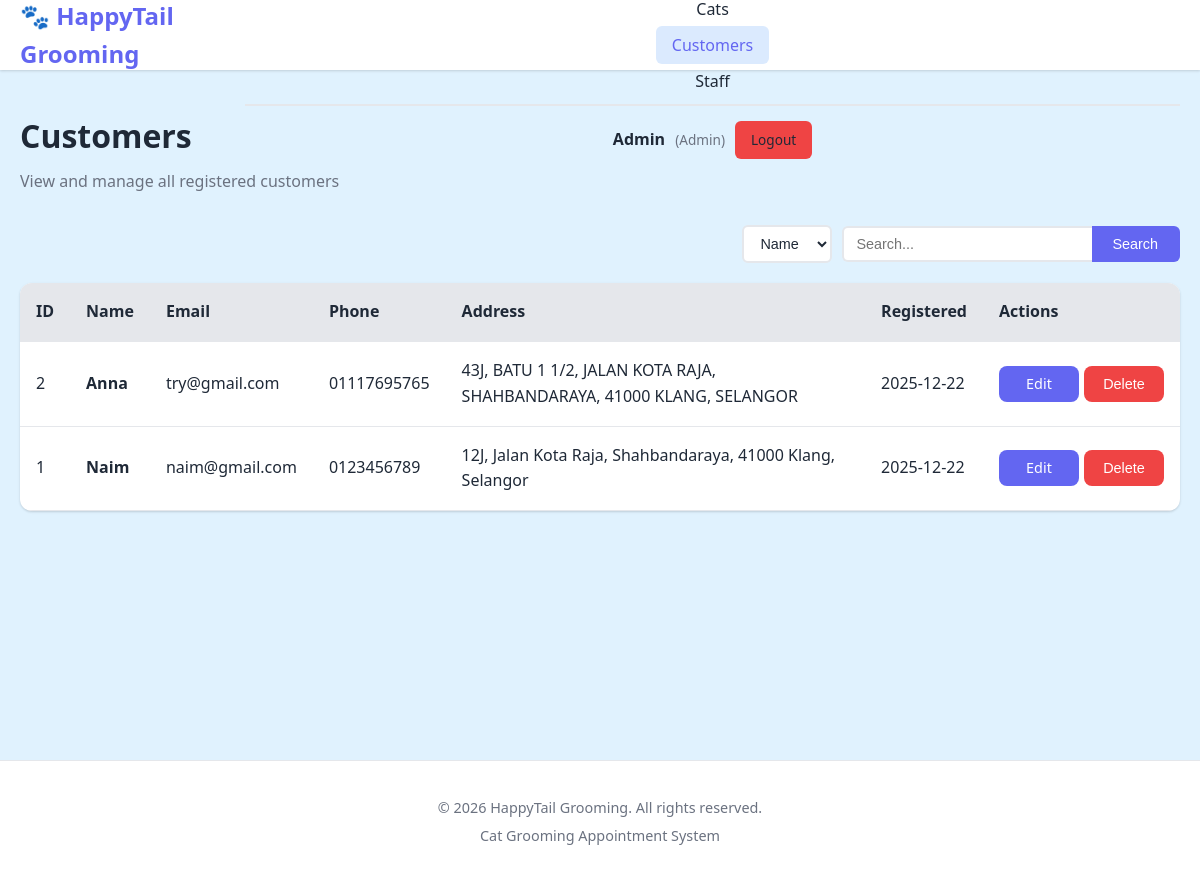
Screenshot of /manage_customers.php (signed in) with the database file from the repository.
### tables this page shows
CREATE TABLE IF NOT EXISTS `customers` (
`customer_id` int(11) NOT NULL,
  `user_id` int(11) DEFAULT NULL,
  `phone` varchar(20) DEFAULT NULL,
  `address` text
);

CREATE TABLE IF NOT EXISTS `users` (
`user_id` int(11) NOT NULL,
  `name` varchar(100) NOT NULL,
  `email` varchar(100) NOT NULL,
  `password` varchar(255) NOT NULL,
  `role` enum('admin','staff','customer') DEFAULT 'customer',
  `created_at` timestamp NOT NULL DEFAULT CURRENT_TIMESTAMP
);

### manage_customers.php (the view, shortened to what this page needs)
<?php
include "../db.php";
$search_term = isset($_GET['search']) ? trim($_GET['search']) : '';
$search_by = isset($_GET['search_by']) ? $_GET['search_by'] : 'name';
$where_params = [];
$where_types = '';
$query = "SELECT c.customer_id, u.user_id, u.name, u.email, u.created_at, c.phone, c.address
          FROM customers c
          JOIN users u ON c.user_id = u.user_id";
$query .= " ORDER BY c.customer_id DESC";
if (!empty($where_params)) {
    $stmt = mysqli_prepare($conn, $query);
    if ($stmt !== false) {
        mysqli_stmt_bind_param($stmt, $where_types, ...$where_params);
        mysqli_stmt_execute($stmt);
        $result = mysqli_stmt_get_result($stmt);
        mysqli_stmt_close($stmt);
    } else {
        $result = false;
        $error = "Error preparing search query: " . mysqli_error($conn);
    }
} else {
    $result = mysqli_query($conn, $query);
}
?>
<!DOCTYPE html>
<html lang="en">
<head>
    <link rel="stylesheet" href="../../css/style.css">
</head>
<body>
    <?php include "../menu.php"; ?>
    <div class="main-content">
        <div class="container">
            <div class="page-header">
                <h1>Customers</h1>
                <p>View and manage all registered customers</p>
            </div>
            <div class="search-section">
                <div style="display: flex; gap: 10px; align-items: center; margin-left: auto;">
                    <select name="search_by" class="search-select" form="searchForm">
                        <option value="name" <?php echo $search_by == 'name' ? 'selected' : ''; ?>>Name</option>
                    </select>
                    <form method="GET" action="" class="search-form" id="searchForm">
                        <input type="text" name="search" class="search-input"
                               placeholder="Search..."
                               value="<?php echo htmlspecialchars($search_term); ?>">
                        <button type="submit" class="search-btn">Search</button>
                    </form>
                </div>
            </div>
            <div class="table-container">
                <table class="data-table">
                    <thead>
                        <tr>
                            <th>ID</th>
                            <th>Name</th>
                            <th>Email</th>
                            <th>Phone</th>
                            <th>Address</th>
                            <th>Registered</th>
                            <th>Actions</th>
                        </tr>
                    </thead>
                    <tbody>
                        <?php
                        if ($result !== false && mysqli_num_rows($result) > 0) {
                            while ($row = mysqli_fetch_assoc($result)) {
                                echo "<tr>";
                                echo "<td>" . $row['customer_id'] . "</td>";
                                echo "<td><strong>" . htmlspecialchars($row['name']) . "</strong></td>";
                                echo "<td>" . htmlspecialchars($row['email']) . "</td>";
                                $phone = isset($row['phone']) && !empty($row['phone']) ? htmlspecialchars($row['phone']) : 'N/A';
                                echo "<td>" . $phone . "</td>";
                                $address = isset($row['address']) && !empty($row['address']) ? htmlspecialchars($row['address']) : 'N/A';
                                echo "<td>" . $address . "</td>";
                                $registered_date = date('Y-m-d', strtotime($row['created_at']));
                                echo "<td>" . $registered_date . "</td>";
                                echo "<td style='white-space: nowrap;'>";
                                echo "<div class='action-buttons'>";
                                echo "<a href='edit_customer.php?id=" . $row['customer_id'] . "' class='edit-btn'>Edit</a>";
                                echo "<form method='POST' action='' style='display: inline; margin: 0;' onsubmit='return confirmDelete(" . $row['customer_id'] . ", \"" . htmlspecialchars(addslashes($row['name'])) . "\");'>";
                                echo "<button type='submit' name='delete_customer' class='delete-btn'>Delete</button>";
                                echo "</form>";
                                echo "</div>";
                                echo "</td>";
                                echo "</tr>";
                            }
                        } else {
                            echo "<tr><td colspan='7' class='no-data'>No customers found</td></tr>";
                        }
                        ?>
                    </tbody>
                </table>
            </div>
        </div>
    </div>
    <?php include "../footer.php"; ?>
</body>
</html>

### style.css (style rules this page uses)
* { margin: 0; padding: 0; box-sizing: border-box; }
:root { --primary-color: #6366f1; --primary-dark: #4f46e5; --secondary-color: #8b5cf6; --success-color: #10b981; --warning-color: #f59e0b; --danger-color: #ef4444; --text-primary: #1f2937; --text-secondary: #6b7280; --bg-primary: #ffffff; --bg-secondary: #e0f2fe; --bg-tertiary: #dbeafe; --border-color: #e5e7eb; --shadow: 0 1px 3px 0 rgba(0, 0, 0, 0.1), 0 1px 2px 0 rgba(0, 0, 0, 0.06); --shadow-lg: 0 10px 15px -3px rgba(0, 0, 0, 0.1), 0 4px 6px -2px rgba(0, 0, 0, 0.05); }
body { font-family: 'Segoe UI', Tahoma, Geneva, Verdana, sans-serif; background-color: var(--bg-secondary); color: var(--text-primary); line-height: 1.6; }
.main-content { min-height: calc(100vh - 70px - 80px); padding: 40px 20px; }
.container { max-width: 1200px; margin: 0 auto; }
.page-header { margin-bottom: 30px; }
.page-header h1 { font-size: 2rem; color: var(--text-primary); margin-bottom: 8px; }
.page-header p { color: var(--text-secondary); }
.table-container { background: var(--bg-primary); border-radius: 12px; box-shadow: var(--shadow); overflow: hidden; overflow-x: auto; }
.data-table { width: 100%; border-collapse: collapse; }
.data-table thead { background-color: #e5e7eb; }
.data-table th { padding: 16px; text-align: left; font-weight: 600; color: var(--text-primary); border-bottom: 2px solid var(--border-color); }
.data-table td { padding: 16px; border-bottom: 1px solid var(--border-color); color: var(--text-primary); }
.table-container { overflow-x: auto; }
.data-table { min-width: 800px; }

### manage_customers.php (style rules this page uses)
.search-section { display: flex; justify-content: space-between; align-items: center; margin-bottom: 20px; gap: 10px; }
.search-select { padding: 8px 12px; border: 2px solid var(--border-color); border-radius: 6px; font-size: 0.9rem; background: var(--bg-primary); color: var(--text-primary); cursor: pointer; }
.search-form { display: flex; gap: 0; align-items: center; }
.search-input { padding: 8px 12px; border: 2px solid var(--border-color); border-radius: 6px 0 0 6px; font-size: 0.9rem; width: 250px; border-right: none; }
.search-btn { padding: 8px 20px; font-size: 0.9rem; border: 2px solid var(--primary-color); border-radius: 0 6px 6px 0; background: var(--primary-color); color: white; cursor: pointer; transition: all 0.3s ease; border-left: none; }
.delete-btn { padding: 8px 16px; font-size: 0.9rem; border: none; border-radius: 8px; background: var(--danger-color); color: white; cursor: pointer; transition: all 0.3s ease; font-weight: 500; width: 80px; text-align: center; box-sizing: border-box; display: inline-block; line-height: 1.4; }
.edit-btn { padding: 8px 16px; font-size: 0.9rem; border: none; border-radius: 8px; background: var(--primary-color); color: white; cursor: pointer; transition: all 0.3s ease; text-decoration: none; display: inline-block; font-weight: 500; width: 80px; text-align: center; box-sizing: border-box; line-height: 1.4; }
.action-buttons form { display: inline-block; margin: 0; padding: 0; }
.action-buttons { display: flex; gap: 5px; align-items: center; }

### rows the page displays
customers: customer_id "2", user.name "Anna", user.email "try@gmail.com", phone "01117695765", address "43J, BATU 1 1/2, JALAN KOTA RAJA, SHAHBANDARAYA, 41000 KLANG, SELANGOR", user.created_at "2025-12-22"
customers: customer_id "1", user.name "Naim", user.email "naim@gmail.com", phone "0123456789", address "12J, Jalan Kota Raja, Shahbandaraya, 41000 Klang, Selangor", user.created_at "2025-12-22"

### other values shown
$_SESSION['name'] "Admin"
$role "Admin"
